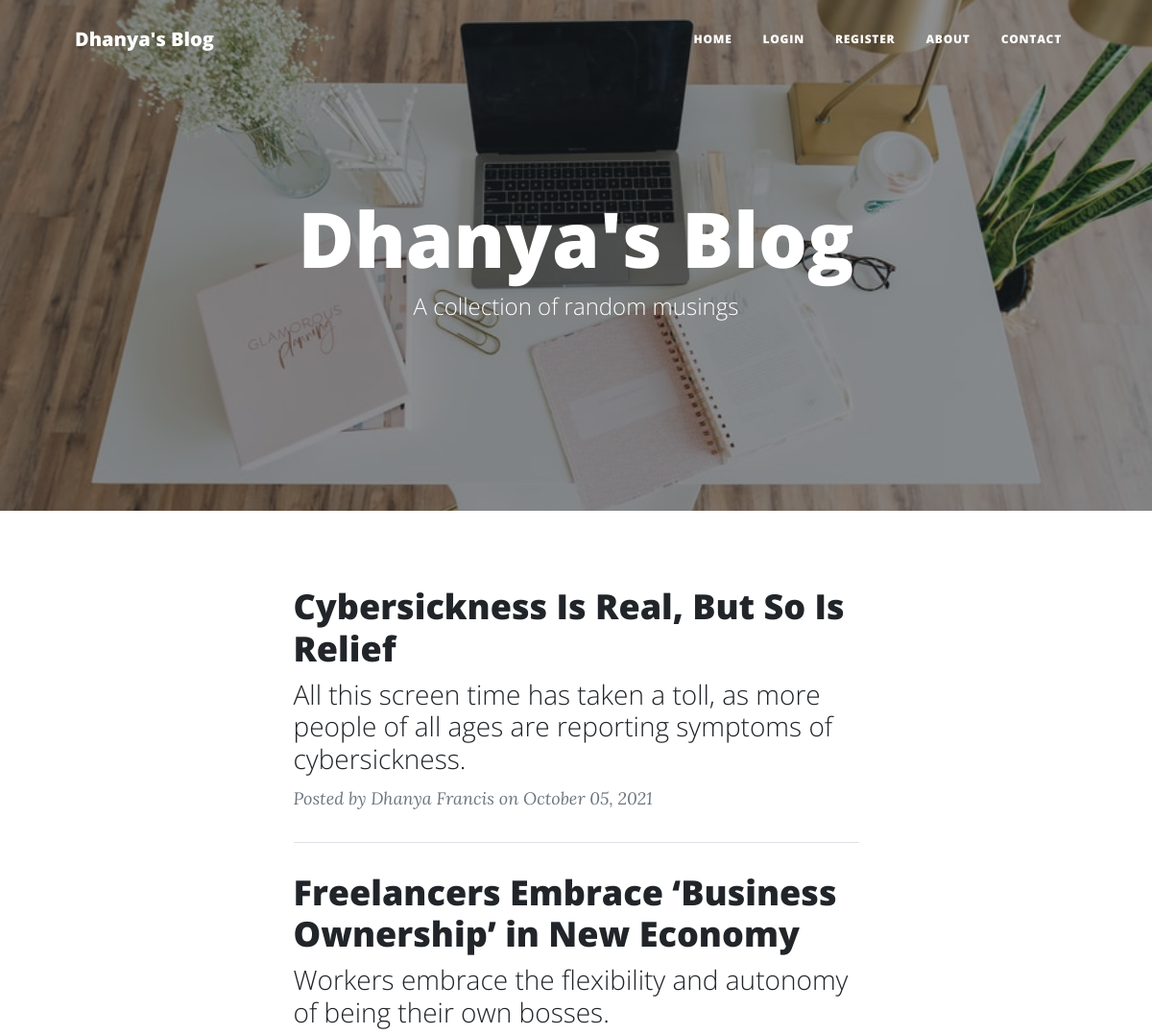
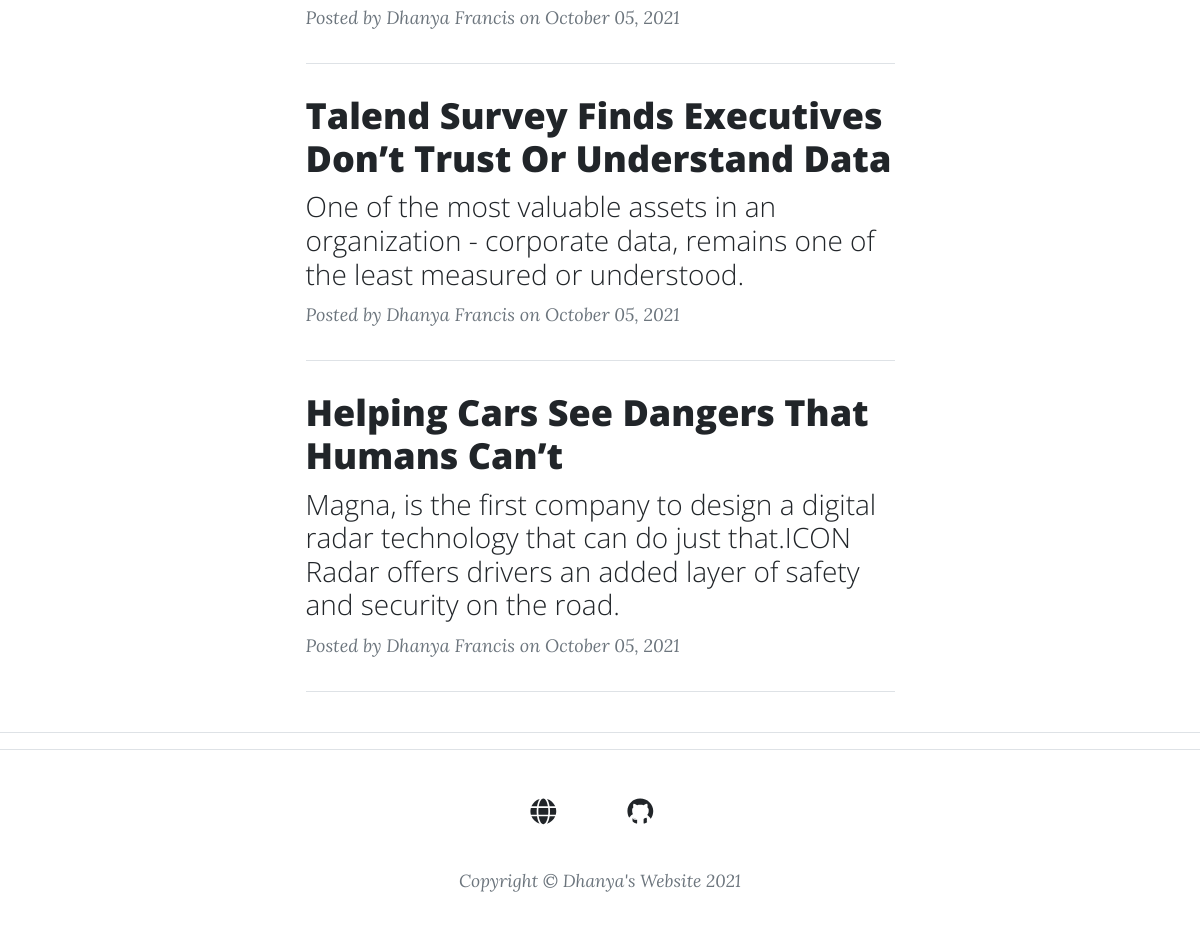
The page /index.html on the database its author committed (2 pictures, top to bottom).
### main.py (models this page shows)
class BlogPost(db.Model):
    __tablename__ = "blog_posts"
    id = db.Column(db.Integer, primary_key=True)
    author_id = db.Column(db.Integer, db.ForeignKey("users.id"))
    author = relationship("User", back_populates="posts")
    title = db.Column(db.String(250), unique=True, nullable=False)
    subtitle = db.Column(db.String(250), nullable=False)
    date = db.Column(db.String(250), nullable=False)
    body = db.Column(db.Text, nullable=False)
    img_url = db.Column(db.String(250), nullable=False)
    comments = relationship("Comment", back_populates="parent_post")

class User(UserMixin, db.Model):
    __tablename__ = "users"
    id = db.Column(db.Integer, primary_key=True)
    email = db.Column(db.String(100), unique=True)
    password = db.Column(db.String(100))
    name = db.Column(db.String(100))
    posts = relationship("BlogPost", back_populates="author")
    comments = relationship("Comment", back_populates="comment_author")

### main.py (the view)
@app.route('/')
@app.route('/index.html', methods=['GET'])
def home():
    blog_data = BlogPost.query.all()
    return render_template("index.html", posts=blog_data, year=current_year, month=current_month, date=current_date, current_user=current_user)

### templates/index.html (shortened to what this page needs)
<!DOCTYPE html>
<html lang="en">
{% include 'header.html' %}
        <header class="masthead" style="background-image: url('static/assets/img/home-bg.jpg')">
            <div class="container position-relative px-4 px-lg-5">
                <div class="row gx-4 gx-lg-5 justify-content-center">
                    <div class="col-md-10 col-lg-8 col-xl-7">
                        <div class="site-heading">
                            <h1>Dhanya's Blog</h1>
                            <span class="subheading">A collection of random musings</span>
                        </div>
                    </div>
                </div>
            </div>
        </header>
        <div class="container px-4 px-lg-5">
            <div class="row gx-4 gx-lg-5 justify-content-center">
                <div class="col-md-10 col-lg-8 col-xl-7">
                    {% for blog_post in posts: %}
                        <div class="post-preview">
                            <a href="{{ url_for('blog', index=blog_post.id) }}">
                                <h2 class="post-title">{{ blog_post['title'] }}</h2>
                                <h3 class="post-subtitle">{{ blog_post['subtitle'] }}</h3>
                            </a>
                            <p class="post-meta">
                                Posted by
                                {{blog_post.author.name}}
                                on {{ blog_post.date}}
                            </p>
                        </div>
                        <hr class="my-4" />
                    {% endfor %}
                </div>
            </div>
        </div>
  <hr>
        {% include 'footer.html' %}
    </body>
</html>

### templates/header.html (shortened to what this page needs)
<!DOCTYPE html>
<html lang="en">
     <head>
            <link href="static/css/styles.css" rel="stylesheet" />
        </head>
    <body>
        <nav class="navbar navbar-expand-lg navbar-light" id="mainNav">
            <div class="container px-4 px-lg-5">
                <a class="navbar-brand" href="index.html">Dhanya's Blog</a>
                <div class="collapse navbar-collapse" id="navbarResponsive">
                    <ul class="navbar-nav ms-auto py-4 py-lg-0">
                        <li class="nav-item"><a class="nav-link px-lg-3 py-3 py-lg-4" href={{url_for('home')}}>Home</a></li>
                        {% if not current_user.is_authenticated: %}
                        <li class="nav-item"><a class="nav-link px-lg-3 py-3 py-lg-4" href="{{ url_for('login') }}">Login</a></li>
                        <li class="nav-item"><a class="nav-link px-lg-3 py-3 py-lg-4" href="{{ url_for('register') }}">Register</a></li>
                        {% else: %}
                        <li class="nav-item"><a class="nav-link px-lg-3 py-3 py-lg-4" href="{{ url_for('logout') }}">Log Out</a></li>
                        {% endif %}
                        <li class="nav-item"><a class="nav-link px-lg-3 py-3 py-lg-4" href={{url_for('about')}}>About</a></li>
                        <li class="nav-item"><a class="nav-link px-lg-3 py-3 py-lg-4" href={{url_for('contact')}}>Contact</a></li>
                    </ul>
                </div>
            </div>
        </nav>

### templates/footer.html
<!DOCTYPE html>
<html lang="en">
    <footer class="border-top">
            <div class="container px-4 px-lg-5">
                <div class="row gx-4 gx-lg-5 justify-content-center">
                    <div class="col-md-10 col-lg-8 col-xl-7">
                        <ul class="list-inline text-center">
                            <li class="list-inline-item">
                                <a href="https://www.dhanyafrancis.com/">
                                    <span class="fa-stack fa-lg">
                                        <i class="fas fa-solid fa-globe"></i>
                                        <i class="fab fa-solid fa-globe-1x fa-inverse"></i>
                                    </span>
                                </a>
                            </li>
                            <li class="list-inline-item">
                                <a href="https://github.com/DanLizz?tab=repositories">
                                    <span class="fa-stack fa-lg">
                                        <i class="fab fa-github"></i>
                                        <i class="fab fa-github fa-stack-1x fa-inverse"></i>
                                    </span>
                                </a>
                            </li>
                        </ul>
                        <div class="small text-center text-muted fst-italic">Copyright &copy; Dhanya's Website {{year}}</div>
                    </div>
                </div>
            </div>
        </footer>
</html>

### rows shown on the page
BlogPost: title "Cybersickness Is Real, But So Is Relief", subtitle "All this screen time has taken a toll, as more people of all ages are reporting symptoms of cybersickness.", author.name "Dhanya Francis", date "October 05, 2021"
BlogPost: title "Freelancers Embrace ‘Business Ownership’ in New Economy", subtitle "Workers embrace the flexibility and autonomy of being their own bosses.", author.name "Dhanya Francis", date "October 05, 2021"
BlogPost: title "Talend Survey Finds Executives Don’t Trust Or Understand Data", subtitle "One of the most valuable assets in an organization - corporate data, remains one of the least measured or understood.", author.name "Dhanya Francis", date "October 05, 2021"
BlogPost: title "Helping Cars See Dangers That Humans Can’t", subtitle "Magna, is the first company to design a digital radar technology that can do just that.ICON Radar offers drivers an added layer of safety and security on the road.", author.name "Dhanya Francis", date "October 05, 2021"

### other values the page prints
{{ year }} "2021"
